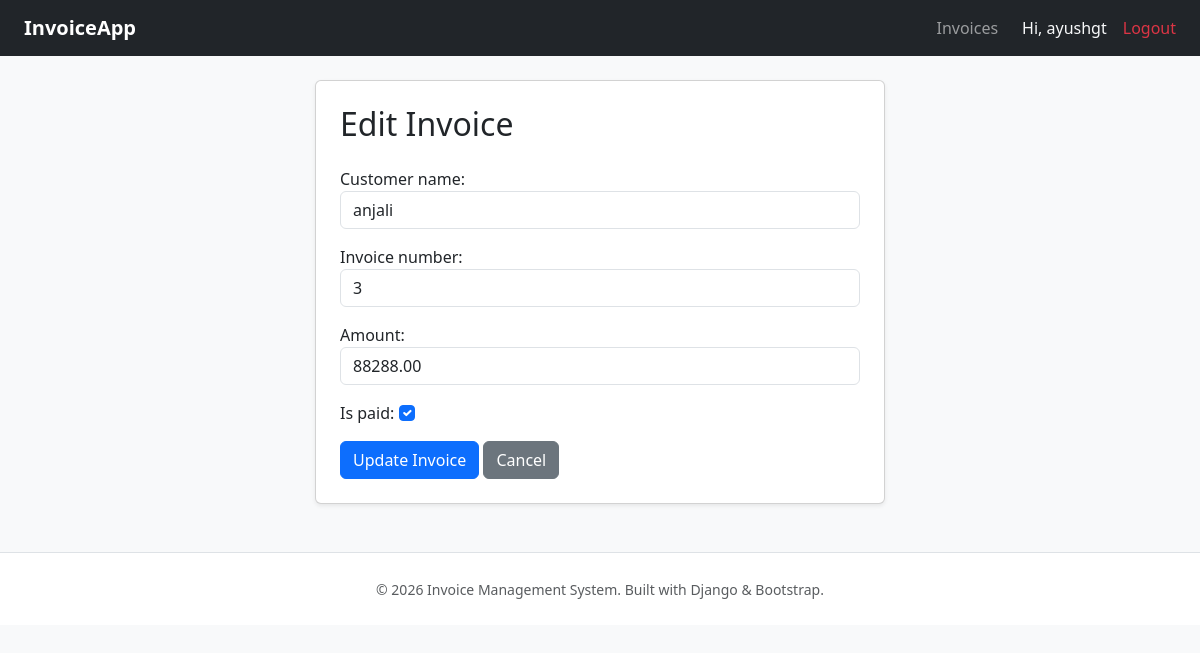
Screenshot of /invoice/4/edit/ (signed in) with the database file from the repository.
### accounts/models.py (models this page shows)
class CustomUser(AbstractUser):
    pass

### invoice_app/models.py (models this page shows, shortened)
class invoice(models.Model):
    customer_name=models.CharField(max_length=200)
    invoice_number=models.CharField(max_length=50)
    amount=models.DecimalField( max_digits=12, decimal_places=2)
    date_created=models.DateField(auto_now_add=True)
    is_paid=models.BooleanField(default=False)
    class Meta:
        ordering=['-date_created']

### invoice_app/views.py (the view)
# urls.py: path('invoice/<int:pk>/edit/', views.edit_invoice, name='edit_invoice'),
@login_required(login_url='login')
def edit_invoice(request, pk):
    inv = get_object_or_404(invoice, pk=pk)
    if request.method == 'POST':
        form = invoiceForm(request.POST, instance=inv)
        if form.is_valid():
            form.save()
            return redirect('invoices')
    else:
        form = invoiceForm(instance=inv)
    return render(request, 'edit_invoice.html', {'form': form})

### invoice_app/forms.py (shortened to what this page needs)
class invoiceForm(forms.ModelForm):
    class Meta:
        model=invoice
        fields=['customer_name','invoice_number','amount','is_paid']
        widgets={
            'customer_name':forms.TextInput(attrs={'class':'form-control'}),
            'invoice_number':forms.TextInput(attrs={'class':'form-control'}),
            'amount':forms.NumberInput(attrs={'class':'form-control'}),
            'is_paid':forms.CheckboxInput(attrs={'class':'form-check-input'}),
        }

### invoice_app/templates/edit_invoice.html (shortened to what this page needs)
{% extends 'base.html' %}
{% block content %}
<div class="row justify-content-center">
    <div class="col-md-6 card shadow-sm p-4">
        <h2 class="mb-4">Edit Invoice</h2>
        <form method="POST">
            {{ form.as_p }}
            <button type="submit" class="btn btn-primary">Update Invoice</button>
            <a href="{% url 'invoices' %}" class="btn btn-secondary">Cancel</a>
        </form>
    </div>
</div>
{% endblock %}

### invoice_app/templates/base.html (shortened to what this page needs)
<!DOCTYPE html>
<html lang="en">
<head>
    <link rel="stylesheet" href="https://cdn.jsdelivr.net/npm/bootstrap-icons@1.10.5/font/bootstrap-icons.css">
    <link href="https://cdn.jsdelivr.net/npm/bootstrap@5.3.0/dist/css/bootstrap.min.css" rel="stylesheet">
</head>
<body class="bg-light">
    <nav class="navbar navbar-expand-lg navbar-dark bg-dark mb-4">
        <div class="container-fluid px-4">
            <a class="navbar-brand fw-bold" href="{% url 'invoices' %}">InvoiceApp</a>
            <div class="collapse navbar-collapse" id="navbarNav">
                <ul class="navbar-nav ms-auto align-items-lg-center">
                    {% if user.is_authenticated %}
                        <li class="nav-item">
                            <a class="nav-link" href="{% url 'invoices' %}">Invoices</a>
                        </li>
                        <li class="nav-item">
                            <span class="nav-link text-light px-3">Hi, {{ user.username }}</span>
                        </li>
                        <li class="nav-item">
                            <form action="{% url 'logout' %}" method="post" class="d-inline">
                                <button type="submit" class="btn btn-link nav-link text-danger p-0" style="border:none; background:none;">Logout</button>
                            </form>
                        </li>
                    {% endif %}
                </ul>
            </div>
        </div>
    </nav>
    <div class="container">
        {% block content %}{% endblock %}
    </div>
    <footer class="text-center text-muted py-4 mt-5 border-top bg-white">
        <div class="container">
            <small>&copy; 2026 Invoice Management System. Built with Django & Bootstrap.</small>
        </div>
    </footer>
</body>
</html>

### rows the page displays
CustomUser: username "ayushgt"
invoice: customer_name "anjali", invoice_number "3", amount "88288.00", is_paid "☑"
